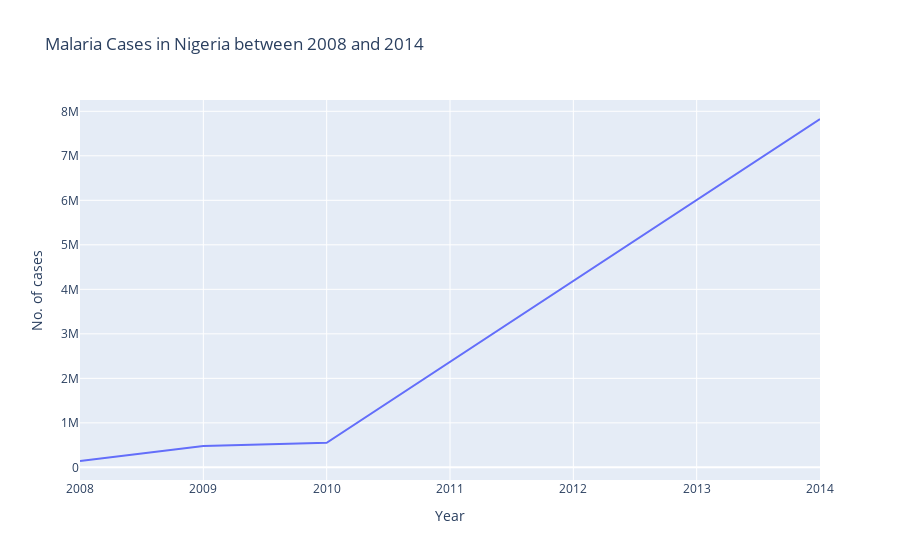

Notebook source saved alongside this figure:
### Code cell
nigeria_caseplot = plx.line(Nigeria, 
                        x='Year', 
                        y='No. of cases', 
                        title='Malaria Cases in Nigeria between 2008 and 2014')
nigeria_caseplot.show()

### Figure 1 — Plotly figure (JSON) as saved in the notebook; plotly's stock layout.template omitted (floating-point values rounded to 4 significant figures)
{"data": [{"hovertemplate": "Year=%{x}<br>No. of cases=%{y}<extra></extra>", "legendgroup": "", "line": {"color": "#636efa", "dash": "solid"}, "marker": {"symbol": "circle"}, "mode": "lines", "name": "", "orientation": "v", "showlegend": false, "type": "scatter", "x": [2014, 2010, 2009, 2008], "xaxis": "x", "y": [7826954, 551187, 479845, 143079], "yaxis": "y"}], "layout": {"autosize": true, "legend": {"tracegroupgap": 0}, "title": {"text": "Malaria Cases in Nigeria between 2008 and 2014"}, "xaxis": {"anchor": "y", "autorange": true, "domain": [0, 1], "range": [2008, 2014], "title": {"text": "Year"}, "type": "linear"}, "yaxis": {"anchor": "x", "autorange": true, "domain": [0, 1], "range": [-283800.0, 8254000.0], "title": {"text": "No. of cases"}, "type": "linear"}}}
